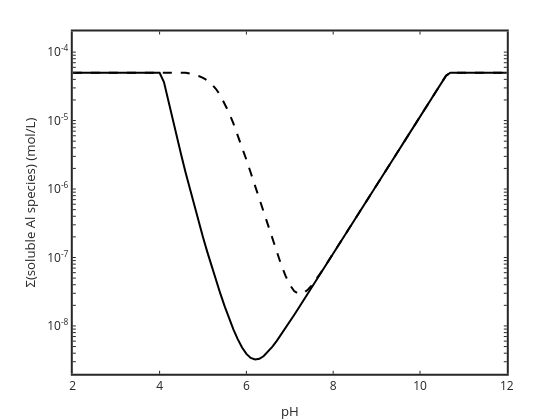

Write notebook code for a chart like this one.
### Code cell
%semilogy(pH,Al,'linewidth',2,pH,AlOH3s,'linewidth',2,pH,AlOH4,'linewidth',2, ...
%pH,Al13,'linewidth',2)
%solubleAl=AlT-AlOH3s;
semilogy(pH,solubleAlnoL,'k-','linewidth',2)
hold on
semilogy(pH,solubleAlwithL,'k--','linewidth',2)
set(gca,'linewidth',2,'fontsize',12)
%legend('Al3+','AlOH3s','AlOH4','Al13')
axis([2 12 2e-9 2e-4])
xlabel('pH'); ylabel('\Sigma(soluble Al species) (mol/L)')

### Figure 1 — Plotly figure (JSON) as saved in the notebook; plotly's stock layout.template omitted (floating-point values rounded to 4 significant figures)
{"data": [{"line": {"color": "rgb(0,0,0)", "dash": "solid", "width": 2}, "marker": {"color": "rgb(0,0,0)", "line": {"color": "rgb(0,0,0)"}, "size": 6, "symbol": "none"}, "mode": "lines", "name": "", "showlegend": false, "type": "scatter", "visibility": true, "x": [2, 2.1, 2.2, 2.3, 2.4, 2.5, 2.6, 2.7, 2.8, 2.9, 3, 3.1, 3.2, 3.3, 3.4, 3.5, 3.6, 3.7, 3.8, 3.9, 4, 4.1, 4.2, 4.3, 4.4, 4.5, 4.6, 4.7, 4.8, 4.9, 5, 5.1, 5.2, 5.3, 5.4, 5.5, 5.6, 5.7, 5.8, 5.9, 6, 6.1, 6.2, 6.3, 6.4, 6.5, 6.6, 6.7, 6.8, 6.9, 7, 7.1, 7.2, 7.3, 7.4, 7.5, 7.6, 7.7, 7.8, 7.9, 8, 8.1, 8.2, 8.3, 8.4, 8.5, 8.6, 8.7, 8.8, 8.9, 9, 9.1, 9.2, 9.3, 9.4, 9.5, 9.6, 9.7, 9.8, 9.9, 10, 10.1, 10.2, 10.3, 10.4, 10.5, 10.6, 10.7, 10.8, 10.9, 11, 11.1, 11.2, 11.3, 11.4, 11.5, 11.6, 11.7, 11.8, 11.9, 12], "xaxis": "x", "y": [5e-05, 5e-05, 5e-05, 5e-05, 5e-05, 5e-05, 5e-05, 5e-05, 5e-05, 5e-05, 5e-05, 5e-05, 5e-05, 5e-05, 5e-05, 5e-05, 5e-05, 5e-05, 5e-05, 5e-05, 5e-05, 3.664e-05, 1.943e-05, 1.041e-05, 5.65e-06, 3.108e-06, 1.734e-06, 9.83e-07, 5.662e-07, 3.316e-07, 1.975e-07, 1.197e-07, 7.376e-08, 4.629e-08, 2.961e-08, 1.934e-08, 1.294e-08, 8.928e-09, 6.405e-09, 4.838e-09, 3.904e-09, 3.407e-09, 3.234e-09, 3.32e-09, 3.638e-09, 4.184e-09, 4.974e-09, 6.042e-09, 7.44e-09, 9.239e-09, 1.153e-08, 1.445e-08, 1.813e-08, 2.277e-08, 2.864e-08, 3.602e-08, 4.533e-08, 5.705e-08, 7.18e-08, 9.038e-08, 1.138e-07, 1.432e-07, 1.803e-07, 2.27e-07, 2.858e-07, 3.598e-07, 4.529e-07, 5.702e-07, 7.178e-07, 9.037e-07, 1.138e-06, 1.432e-06, 1.803e-06, 2.27e-06, 2.858e-06, 3.597e-06, 4.529e-06, 5.702e-06, 7.178e-06, 9.036e-06, 1.138e-05, 1.432e-05, 1.803e-05, 2.27e-05, 2.858e-05, 3.597e-05, 4.529e-05, 5e-05, 5e-05, 5e-05, 5e-05, 5e-05, 5e-05, 5e-05, 5e-05, 5e-05, 5e-05, 5e-05, 5e-05, 5e-05, 5e-05], "yaxis": "y"}, {"line": {"color": "rgb(0,0,0)", "dash": "dash", "width": 2}, "marker": {"color": "rgb(0,0,0)", "line": {"color": "rgb(0,0,0)"}, "size": 6, "symbol": "none"}, "mode": "lines", "name": "", "showlegend": false, "type": "scatter", "visibility": true, "x": [2, 2.1, 2.2, 2.3, 2.4, 2.5, 2.6, 2.7, 2.8, 2.9, 3, 3.1, 3.2, 3.3, 3.4, 3.5, 3.6, 3.7, 3.8, 3.9, 4, 4.1, 4.2, 4.3, 4.4, 4.5, 4.6, 4.7, 4.8, 4.9, 5, 5.1, 5.2, 5.3, 5.4, 5.5, 5.6, 5.7, 5.8, 5.9, 6, 6.1, 6.2, 6.3, 6.4, 6.5, 6.6, 6.7, 6.8, 6.9, 7, 7.1, 7.2, 7.3, 7.4, 7.5, 7.6, 7.7, 7.8, 7.9, 8, 8.1, 8.2, 8.3, 8.4, 8.5, 8.6, 8.7, 8.8, 8.9, 9, 9.1, 9.2, 9.3, 9.4, 9.5, 9.6, 9.7, 9.8, 9.9, 10, 10.1, 10.2, 10.3, 10.4, 10.5, 10.6, 10.7, 10.8, 10.9, 11, 11.1, 11.2, 11.3, 11.4, 11.5, 11.6, 11.7, 11.8, 11.9, 12], "xaxis": "x", "y": [5e-05, 5e-05, 5e-05, 5e-05, 5e-05, 5e-05, 5e-05, 5e-05, 5e-05, 5e-05, 5e-05, 5e-05, 5e-05, 5e-05, 5e-05, 5e-05, 5e-05, 5e-05, 5e-05, 5e-05, 5e-05, 5e-05, 5e-05, 5e-05, 5e-05, 5e-05, 5e-05, 4.847e-05, 4.682e-05, 4.479e-05, 4.211e-05, 3.858e-05, 3.413e-05, 2.889e-05, 2.328e-05, 1.782e-05, 1.3e-05, 9.11e-06, 6.184e-06, 4.101e-06, 2.675e-06, 1.726e-06, 1.106e-06, 7.057e-07, 4.495e-07, 2.867e-07, 1.837e-07, 1.19e-07, 7.879e-08, 5.429e-08, 3.997e-08, 3.239e-08, 2.945e-08, 2.992e-08, 3.314e-08, 3.886e-08, 4.712e-08, 5.817e-08, 7.251e-08, 9.083e-08, 1.141e-07, 1.434e-07, 1.804e-07, 2.271e-07, 2.858e-07, 3.598e-07, 4.529e-07, 5.702e-07, 7.178e-07, 9.037e-07, 1.138e-06, 1.432e-06, 1.803e-06, 2.27e-06, 2.858e-06, 3.597e-06, 4.529e-06, 5.702e-06, 7.178e-06, 9.036e-06, 1.138e-05, 1.432e-05, 1.803e-05, 2.27e-05, 2.858e-05, 3.597e-05, 4.529e-05, 5e-05, 5e-05, 5e-05, 5e-05, 5e-05, 5e-05, 5e-05, 5e-05, 5e-05, 5e-05, 5e-05, 5e-05, 5e-05, 5e-05], "yaxis": "y"}], "layout": {"height": 420, "hovermode": "closest", "margin": {"b": 0, "l": 0, "r": 0, "t": 0}, "plot_bgcolor": "rgba(0,0,0,0)", "showlegend": false, "width": 560, "xaxis": {"anchor": "y", "autorange": false, "domain": [0.13, 0.905], "exponentformat": "none", "gridcolor": "rgba(38,38,38,0.15)", "gridwidth": 2, "linecolor": "rgb(38,38,38)", "linewidth": 2, "mirror": "ticks", "range": [2, 12], "showgrid": false, "showline": true, "side": "bottom", "spikedash": "solid", "spikemode": "across", "spikesides": false, "spikethickness": 1, "tickangle": 0, "tickcolor": "rgb(38,38,38)", "tickfont": {"color": "rgb(38,38,38)", "size": 12}, "ticklen": 3, "ticks": "inside", "ticktext": ["2", "4", "6", "8", "10", "12"], "tickvals": [2, 4, 6, 8, 10, 12], "title": {"font": {"color": "rgb(38,38,38)", "size": 13.2}, "text": "pH"}, "type": "linear", "visible": true, "zeroline": false}, "yaxis": {"anchor": "x", "autorange": false, "domain": [0.11, 0.925], "exponentformat": "none", "gridcolor": "rgba(38,38,38,0.15)", "gridwidth": 2, "linecolor": "rgb(38,38,38)", "linewidth": 2, "mirror": "ticks", "range": [-8.699, -3.699], "showgrid": false, "showline": true, "side": "left", "spikedash": "solid", "spikemode": "across", "spikesides": false, "spikethickness": 1, "tickangle": 0, "tickcolor": "rgb(38,38,38)", "tickfont": {"color": "rgb(38,38,38)", "size": 12}, "ticklen": 3, "ticks": "inside", "ticktext": ["", "", "", "", "", "", "", "", "10<sup>-8</sup>", "", "", "", "", "", "", "", "", "10<sup>-7</sup>", "", "", "", "", "", "", "", "", "10<sup>-6</sup>", "", "", "", "", "", "", "", "", "10<sup>-5</sup>", "", "", "", "", "", "", "", "", "10<sup>-4</sup>", ""], "tickvals": [2e-09, 3e-09, 4e-09, 5e-09, 6e-09, 7e-09, 8e-09, 9e-09, 1e-08, 2e-08, 3e-08, 4e-08, 5e-08, 6e-08, 7e-08, 8e-08, 9e-08, 1e-07, 2e-07, 3e-07, 4e-07, 5e-07, 6e-07, 7e-07, 8e-07, 9e-07, 1e-06, 2e-06, 3e-06, 4e-06, 5e-06, 6e-06, 7e-06, 8e-06, 9e-06, 1e-05, 2e-05, 3e-05, 4e-05, 5e-05, 6e-05, 7e-05, 8e-05, 9e-05, 0.0001, 0.0002], "title": {"font": {"color": "rgb(38,38,38)", "size": 13.2}, "text": "&#931;(soluble Al species) (mol/L)"}, "type": "log", "visible": true, "zeroline": false}}}
